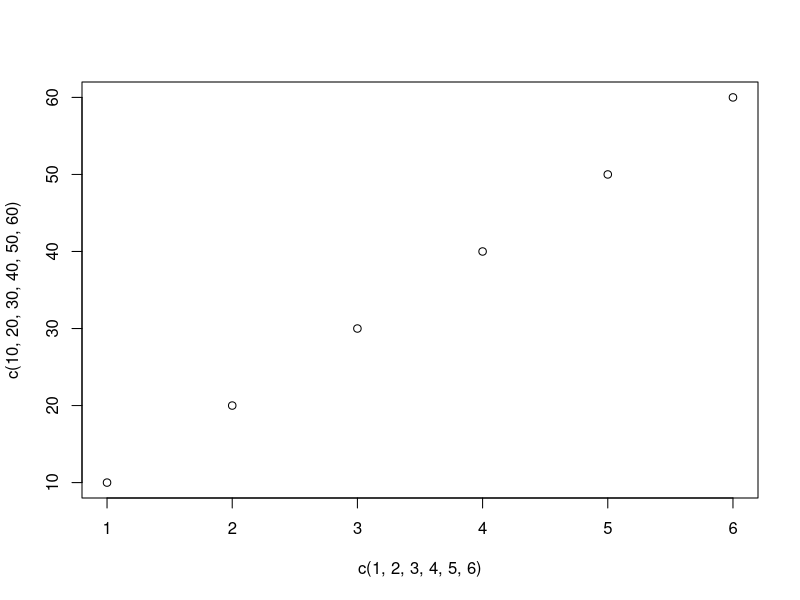
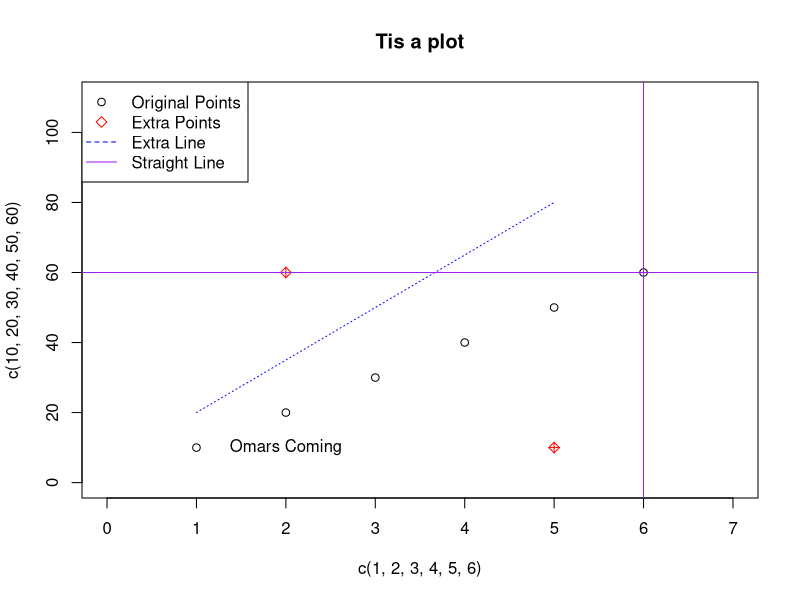
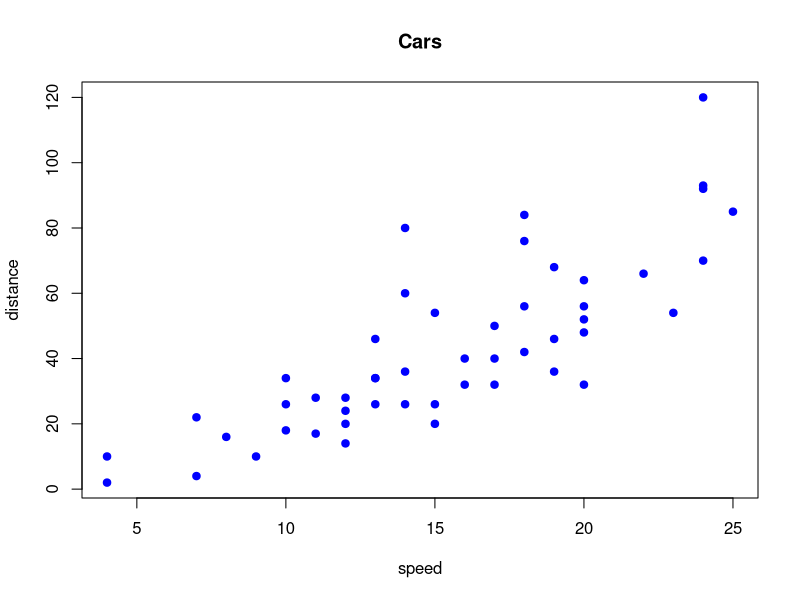
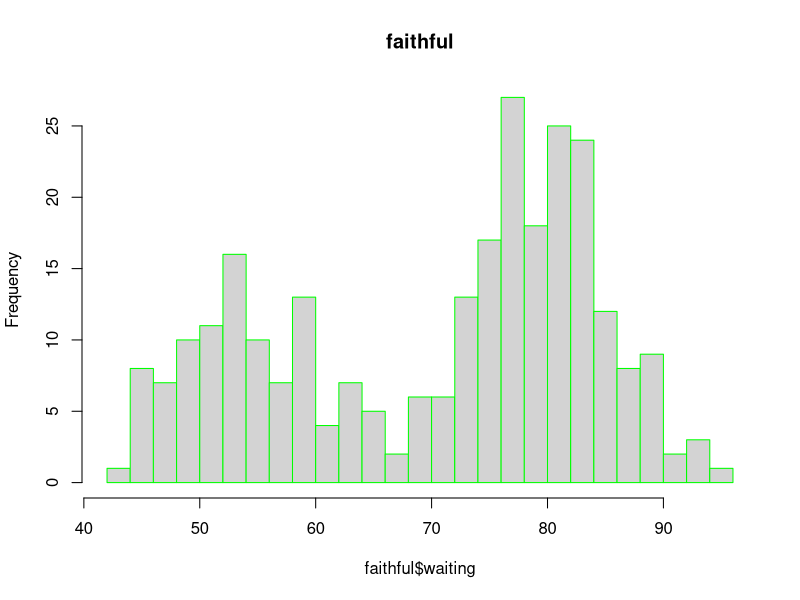
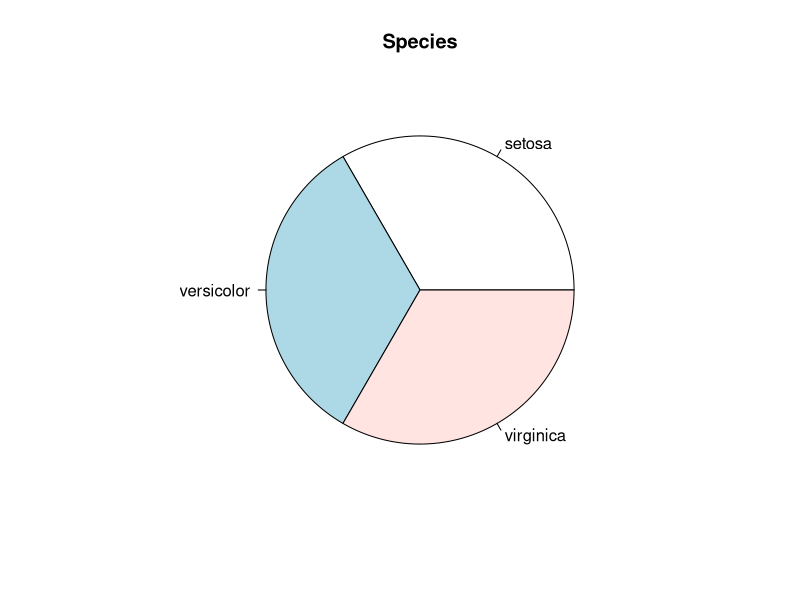
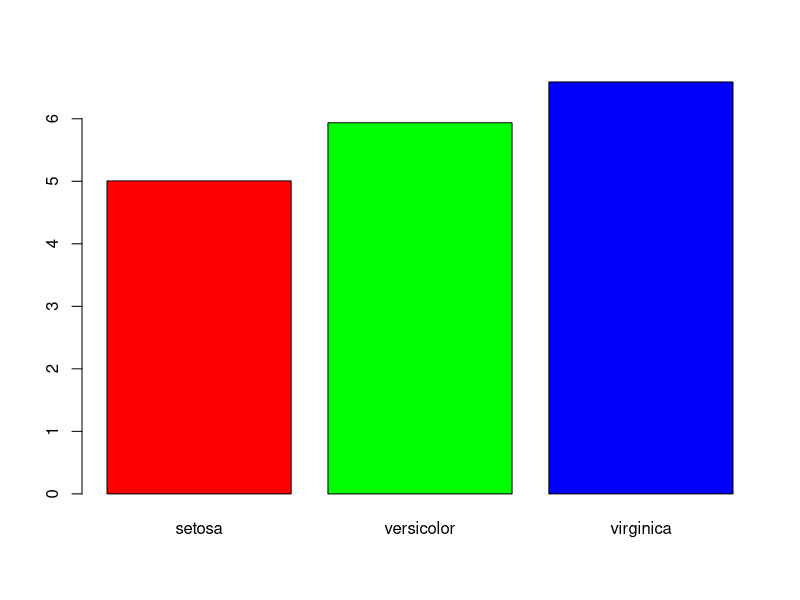
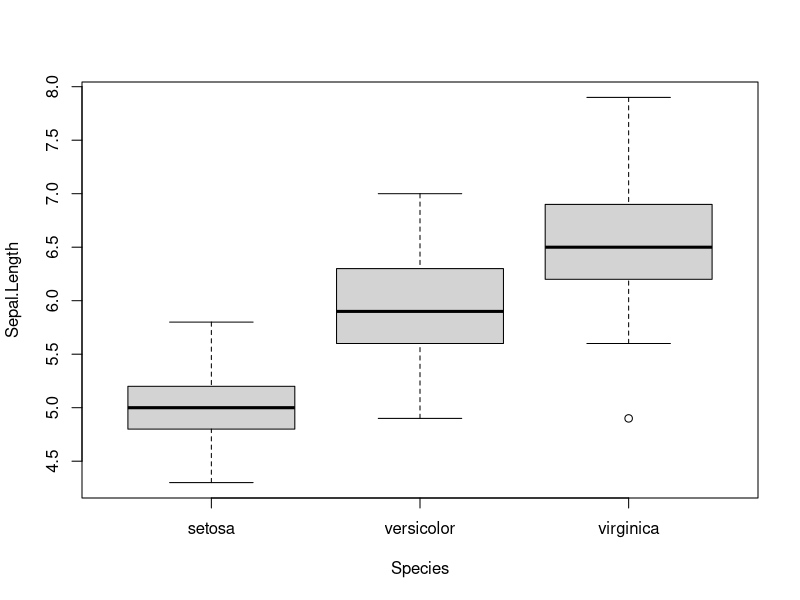
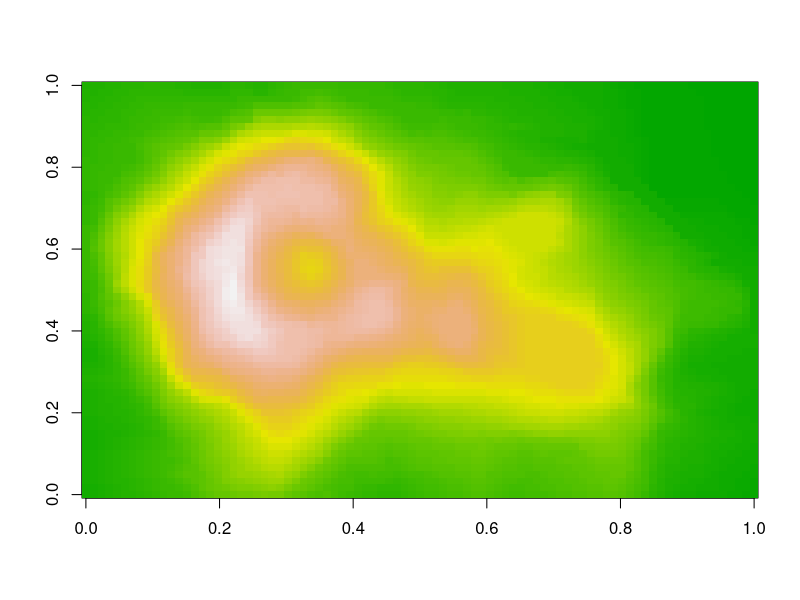

Reproduce these figures in R, in order.
##plot takes x and y vectors as i/p and we can add customization options

plot(c(1,2,3,4,5,6),c(10,20,30,40,50,60))

plot(c(1,2,3,4,5,6),c(10,20,30,40,50,60), ylim=c(0,110), xlim=c(0,7))
#points(c(2,5),c(60,10))
#say want color for those two new points
#pch changes the pointer
points(c(2,5),c(60,10), col="red", pch=9)


lines(c(1,5),c(20,80), col='blue', lty=3) #line from 1,20 to 5,80

abline(h = 60, col='purple', lty=1)
abline(v = 6, col='purple', lty=1)


text(2,10,labels=("Omars Coming"))

title("Tis a plot")

legend("topleft",
       legend=c('Original Points','Extra Points','Extra Line','Straight Line'),
       col = c('black','red','blue','purple'),
       pch = c(1, 5, NA, NA),
       lty = c(NA, NA, 2, 1)
)


data(cars)

##plot cars as a scatter plot

plot(cars$speed, cars$dist, pch=19, col='blue', main="Cars", xlab='speed', ylab='distance')





data(faithful)
#a data set on old faithful

#see distrib of waiting time
hist(faithful$waiting, main='faithful', border='green', breaks=20)




data(iris)
species_cnts <- table(iris$Species)
pie(species_cnts, main="Species")


mean_sepal_len = tapply(iris$Sepal.Length, iris$Species, mean)
barplot(mean_sepal_len,
        col=c('red','green','blue'))


boxplot(Sepal.Length ~ Species, data=iris)




data(volcano)
volcano

image(volcano, col=terrain.colors(100))
contour(volcano)
persp(volcano, theta=30, phi=30, shade=0.5)



stripchart(Sepal.Length ~ Species, data=iris)
stripchart(Sepal.Length ~ Species, data=iris, method='jitter')
stripchart(Sepal.Length ~ Species, data=iris, method='jitter', vertical=TRUE)